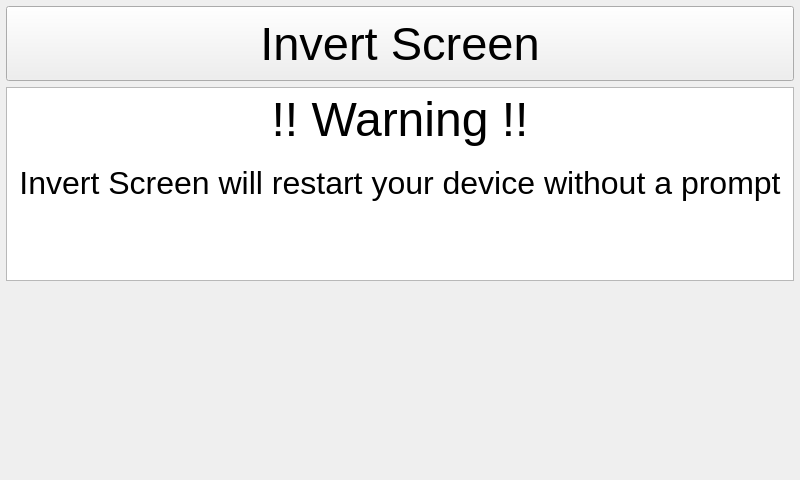
<?xml version="1.0" encoding="UTF-8"?>
<ui version="4.0">
 <class>GuiSettingsWidget</class>
 <widget class="QWidget" name="GuiSettingsWidget">
  <property name="geometry">
   <rect>
    <x>0</x>
    <y>0</y>
    <width>800</width>
    <height>480</height>
   </rect>
  </property>
  <property name="windowTitle">
   <string>GUI Settings</string>
  </property>
  <layout class="QVBoxLayout" name="verticalLayout_2">
   <property name="margin">
    <number>6</number>
   </property>
   <item>
    <layout class="QHBoxLayout" name="horizontalLayout_3"/>
   </item>
   <item>
    <widget class="QPushButton" name="invert_screen">
     <property name="minimumSize">
      <size>
       <width>0</width>
       <height>75</height>
      </size>
     </property>
     <property name="font">
      <font>
       <pointsize>35</pointsize>
      </font>
     </property>
     <property name="text">
      <string>Invert Screen</string>
     </property>
    </widget>
   </item>
   <item>
    <widget class="QTextBrowser" name="textBrowser">
     <property name="html">
      <string>&lt;!DOCTYPE HTML PUBLIC &quot;-//W3C//DTD HTML 4.0//EN&quot; &quot;http://www.w3.org/TR/REC-html40/strict.dtd&quot;&gt;
&lt;html&gt;&lt;head&gt;&lt;meta name=&quot;qrichtext&quot; content=&quot;1&quot; /&gt;&lt;style type=&quot;text/css&quot;&gt;
p, li { white-space: pre-wrap; }
&lt;/style&gt;&lt;/head&gt;&lt;body style=&quot; font-family:'Ubuntu'; font-size:11pt; font-weight:400; font-style:normal;&quot;&gt;
&lt;p align=&quot;center&quot; style=&quot; margin-top:0px; margin-bottom:0px; margin-left:0px; margin-right:0px; -qt-block-indent:0; text-indent:0px;&quot;&gt;&lt;span style=&quot; font-size:36pt;&quot;&gt;!! Warning !!&lt;/span&gt;&lt;/p&gt;
&lt;p align=&quot;center&quot; style=&quot;-qt-paragraph-type:empty; margin-top:0px; margin-bottom:0px; margin-left:0px; margin-right:0px; -qt-block-indent:0; text-indent:0px;&quot;&gt;&lt;br /&gt;&lt;/p&gt;
&lt;p align=&quot;center&quot; style=&quot; margin-top:0px; margin-bottom:0px; margin-left:0px; margin-right:0px; -qt-block-indent:0; text-indent:0px;&quot;&gt;&lt;span style=&quot; font-size:24pt;&quot;&gt;Invert Screen will restart your device without a prompt&lt;/span&gt;&lt;/p&gt;&lt;/body&gt;&lt;/html&gt;</string>
     </property>
    </widget>
   </item>
   <item>
    <spacer name="verticalSpacer">
     <property name="orientation">
      <enum>Qt::Vertical</enum>
     </property>
     <property name="sizeHint" stdset="0">
      <size>
       <width>20</width>
       <height>40</height>
      </size>
     </property>
    </spacer>
   </item>
  </layout>
 </widget>
 <resources/>
 <connections/>
</ui>
